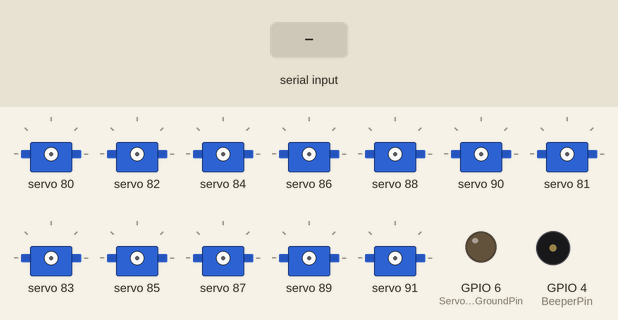
Recording of a sketch running on a simulated ESP32-S3. Parts: 12 × servo, output pins drawn as LEDs (lit = HIGH), buzzer (waves = sounding, pin HIGH). The test bench sets the inputs (shaded band). EEPROM starts erased.

Above: at 1.3 s.
1.4 s: "S" received over Serial
2.9 s: "C" received over Serial
At 3.5 s:
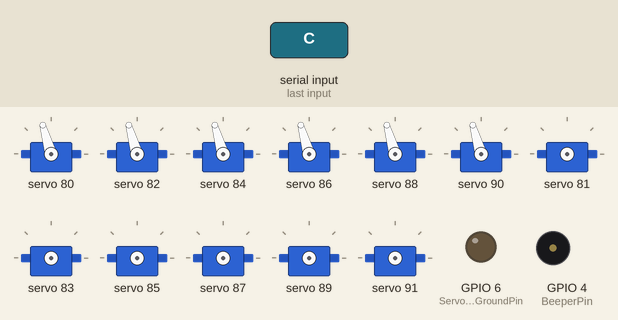
4.4 s: "F" received over Serial
At 5.5 s:
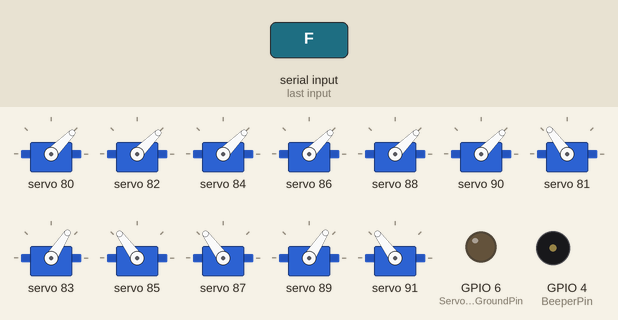
6.3 s: "B" received over Serial
At 7.9 s:
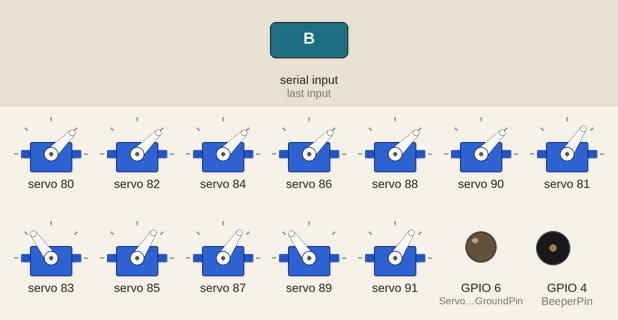
8.2 s: "L" received over Serial
At 9.1 s:
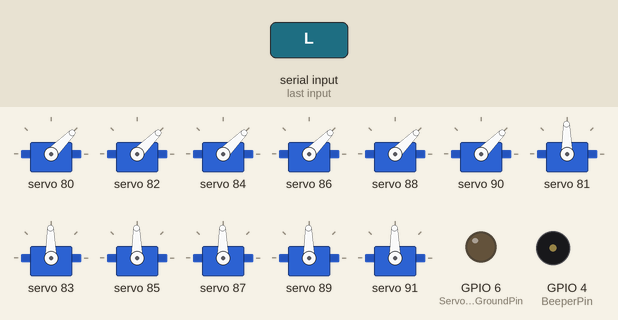
10.1 s: "C" received over Serial
At 10.7 s:
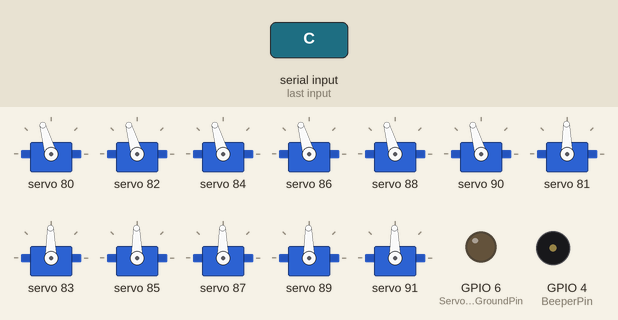
Timing chart, 0 to 12.6 s (numbered marks = the images above; inputs shaded):
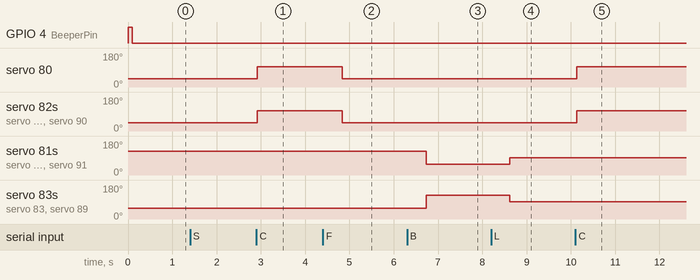

Measured:
- after the input at 2.9 s, servo 80, servo 82, servo 84, servo 86, servo 88, servo 90: 45° → 106° at once
- after the input at 4.4 s, servo 80: 106° → 45° after 0.43 s; servo 82, servo 84, servo 86, servo 88, servo 90: 106° → 45° after 0.44 s
- after the input at 6.3 s, servo 81, servo 85, servo 87, servo 91: 126° → 57° after 0.43 s; servo 83, servo 89: 57° → 126° after 0.43 s
- after the input at 8.2 s, servo 81: 57° → 91° after 0.42 s; servo 83, servo 89: 126° → 91° after 0.43 s; servo 85, servo 87, servo 91: 57° → 91° after 0.43 s
- after the input at 10.1 s, servo 80, servo 82, servo 84, servo 86, servo 88, servo 90: 45° → 106° at once

The sketch:

Vorpal-Hexapod-Robot.ino
```cpp
// (licence header left out)
#include <Wire.h>
#include <Adafruit_PWMServoDriver.h>
#include <SPI.h>
#include <EEPROM.h>

// Version information
const char *Version = "#ESP32-1.0"; // ESP32 version

// PWM frequency multiplier, use 1 for analog servos and up to about 3 for digital
int FreqMult = 1;

// Flag for leg position safety
byte SomeLegsUp = 0;

// Robot size configuration
#define HEXSIZE 0 // 0 for hexapod, 1 for megapod, 2 for gigapod

#if HEXSIZE == 0
#define TIMEFACTOR 10L
#define HEXAPOD
#endif

#if HEXSIZE == 1
#define TIMEFACTOR 9L
#define MEGAPOD
#endif

#if HEXSIZE == 2
#define TIMEFACTOR 7L
#define GIGAPOD
#endif

// Servo driver configuration
#define SERVO_IIC_ADDR  (0x45)
Adafruit_PWMServoDriver servoDriver = Adafruit_PWMServoDriver(SERVO_IIC_ADDR);

// ESP32 pin definitions
#define BeeperPin 4
#define ServoTypePin 5
#define ServoTypeGroundPin 6
#define GripElbowCurrentPin 34  // Changed to ESP32 ADC pin
#define GripClawCurrentPin 35   // Changed to ESP32 ADC pin

// PWM configuration
#define PWMFREQUENCY (60*FreqMult)
#define SERVOMIN  (190*FreqMult)
#define SERVOMAX  (540*FreqMult)

// Leg configuration
#define NUM_LEGS 6
#define NUM_ACTIVE_SERVO (2*NUM_LEGS)
#define MAX_SERVO (2*NUM_LEGS)

// Leg bit patterns
#define ALL_LEGS      0b111111
#define LEFT_LEGS     0b000111
#define RIGHT_LEGS    0b111000
#define TRIPOD1_LEGS  0b010101
#define TRIPOD2_LEGS  0b101010
#define QUAD1_LEGS    0b001001
#define QUAD2_LEGS    0b100100
#define FRONT_LEGS    0b100001
#define MIDDLE_LEGS   0b010010
#define BACK_LEGS     0b001100
#define NO_LEGS       0b0

// Individual leg bitmasks
#define LEG0 0b1
#define LEG1 0b10
#define LEG2 0b100
#define LEG3 0b1000
#define LEG4 0b10000
#define LEG5 0b100000

// Leg position macros
#define ISFRONTLEG(LEG) (LEG==0||LEG==5)
#define ISMIDLEG(LEG)   (LEG==1||LEG==4)
#define ISBACKLEG(LEG)  (LEG==2||LEG==3)
#define ISLEFTLEG(LEG)  (LEG==0||LEG==1||LEG==2)
#define ISRIGHTLEG(LEG) (LEG==3||LEG==4||LEG==5)

// Servo angle definitions
#define KNEE_UP_MAX 180
#define KNEE_UP    150
#define KNEE_RELAX  120
#define KNEE_NEUTRAL 90
#define KNEE_CROUCH 110
#define KNEE_HALF_CROUCH 80
#define KNEE_STAND 30
#define KNEE_DOWN  30
#define KNEE_TIPTOES 5
#define KNEE_FOLD 170
#define KNEE_SCAMPER (KNEE_NEUTRAL-20)

// Function declarations
void setup();
void loop();
void initializeServos();
void moveLegs(byte legs, int kneeAngle, int hipAngle);
void setKnee(int leg, int angle);
void setHip(int leg, int angle);
void beep(int duration);
void updateServos();
void stand();
void crouch();
void walkForward();
void walkBackward();
void turnLeft();
void turnRight();
void dance1();
void dance2();
void processCommand(char cmd);

// Global variables
int servoPositions[MAX_SERVO];
int targetServoPositions[MAX_SERVO];

void setup() {
  // Initialize serial communication
  Serial.begin(115200);

  // Initialize I2C
  Wire.begin();

  // Initialize servo driver
  servoDriver.begin();
  servoDriver.setPWMFreq(PWMFREQUENCY);

  // Initialize pins
  pinMode(BeeperPin, OUTPUT);
  pinMode(ServoTypePin, INPUT_PULLUP);
  pinMode(ServoTypeGroundPin, OUTPUT);
  digitalWrite(ServoTypeGroundPin, LOW);

  // Initialize EEPROM
  EEPROM.begin(512);

  // Initialize servos
  initializeServos();

  // Welcome beep
  beep(100);
}

void loop() {
  // Main control loop
  updateServos();

  // Check for serial commands
  if(Serial.available()) {
    char cmd = Serial.read();
    processCommand(cmd);
  }

  delay(20); // Small delay to prevent overwhelming the ESP32
}

void initializeServos() {
  // Initialize all servos to neutral position
  for(int i = 0; i < MAX_SERVO; i++) {
    servoPositions[i] = 90;
    targetServoPositions[i] = 90;
  }
  updateServos();
}

void moveLegs(byte legs, int kneeAngle, int hipAngle) {
  for(int leg = 0; leg < NUM_LEGS; leg++) {
    if(legs & (1 << leg)) {
      setKnee(leg, kneeAngle);
      setHip(leg, hipAngle);
    }
  }
}

void setKnee(int leg, int angle) {
  if(angle < 0) angle = 0;
  if(angle > 180) angle = 180;
  targetServoPositions[leg * 2] = angle;
}

void setHip(int leg, int angle) {
  if(angle < 0) angle = 0;
  if(angle > 180) angle = 180;
  // Reverse angle for left legs
  if(ISLEFTLEG(leg)) {
    angle = 180 - angle;
  }
  targetServoPositions[leg * 2 + 1] = angle;
}

void beep(int duration) {
  digitalWrite(BeeperPin, HIGH);
  delay(duration);
  digitalWrite(BeeperPin, LOW);
}

void updateServos() {
  for(int i = 0; i < MAX_SERVO; i++) {
    if(servoPositions[i] != targetServoPositions[i]) {
      int pulse = map(targetServoPositions[i], 0, 180, SERVOMIN, SERVOMAX);
      servoDriver.setPWM(i, 0, pulse);
      servoPositions[i] = targetServoPositions[i];
    }
  }
}

// Movement patterns and control functions
void stand() {
  moveLegs(ALL_LEGS, KNEE_STAND, 90);
}

void crouch() {
  moveLegs(ALL_LEGS, KNEE_CROUCH, 90);
}

void walkForward() {
  // Tripod gait forward
  moveLegs(TRIPOD1_LEGS, KNEE_UP, 45);
  delay(200);
  moveLegs(TRIPOD1_LEGS, KNEE_DOWN, 45);
  moveLegs(TRIPOD2_LEGS, KNEE_UP, 135);
  delay(200);
  moveLegs(TRIPOD2_LEGS, KNEE_DOWN, 135);
}

void walkBackward() {
  // Tripod gait backward
  moveLegs(TRIPOD1_LEGS, KNEE_UP, 135);
  delay(200);
  moveLegs(TRIPOD1_LEGS, KNEE_DOWN, 135);
  moveLegs(TRIPOD2_LEGS, KNEE_UP, 45);
  delay(200);
  moveLegs(TRIPOD2_LEGS, KNEE_DOWN, 45);
}

void turnLeft() {
  // Tripod gait turn left
  moveLegs(TRIPOD1_LEGS, KNEE_UP, 90);
  delay(200);
  moveLegs(TRIPOD1_LEGS, KNEE_DOWN, 90);
  moveLegs(TRIPOD2_LEGS, KNEE_UP, 90);
  delay(200);
  moveLegs(TRIPOD2_LEGS, KNEE_DOWN, 90);
}

void turnRight() {
  // Tripod gait turn right
  moveLegs(TRIPOD1_LEGS, KNEE_UP, 90);
  delay(200);
  moveLegs(TRIPOD1_LEGS, KNEE_DOWN, 90);
  moveLegs(TRIPOD2_LEGS, KNEE_UP, 90);
  delay(200);
  moveLegs(TRIPOD2_LEGS, KNEE_DOWN, 90);
}

void dance1() {
  // Simple dance pattern
  for(int i = 0; i < 3; i++) {
    moveLegs(LEFT_LEGS, KNEE_UP, 90);
    delay(200);
    moveLegs(LEFT_LEGS, KNEE_DOWN, 90);
    moveLegs(RIGHT_LEGS, KNEE_UP, 90);
    delay(200);
    moveLegs(RIGHT_LEGS, KNEE_DOWN, 90);
  }
}

void dance2() {
  // Another dance pattern
  for(int i = 0; i < 3; i++) {
    moveLegs(FRONT_LEGS, KNEE_UP, 90);
    delay(200);
    moveLegs(FRONT_LEGS, KNEE_DOWN, 90);
    moveLegs(BACK_LEGS, KNEE_UP, 90);
    delay(200);
    moveLegs(BACK_LEGS, KNEE_DOWN, 90);
  }
}

// Command processing
void processCommand(char cmd) {
  switch(cmd) {
    case 'S': // Stand
      stand();
      break;
    case 'C': // Crouch
      crouch();
      break;
    case 'F': // Forward
      walkForward();
      break;
    case 'B': // Backward
      walkBackward();
      break;
    case 'L': // Left
      turnLeft();
      break;
    case 'R': // Right
      turnRight();
      break;
    case 'D': // Dance 1
      dance1();
      break;
    case 'E': // Dance 2
      dance2();
      break;
  }
} 
```
